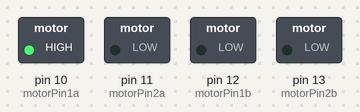
This sketch was run on a simulated Arduino Uno, built with avr-gcc and run on an emulated ATmega328P. Parts: switched loads named in the sketch (green lamp = pin HIGH).

Above: at 0.1 s.
At 0.7 s:
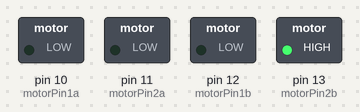
At 1.3 s:
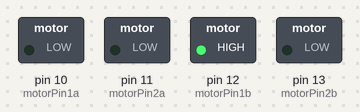
At 2.7 s:
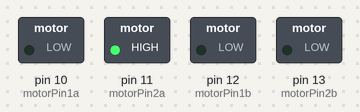
Timing chart, 0 to 3.0 s (numbered marks = the images above):
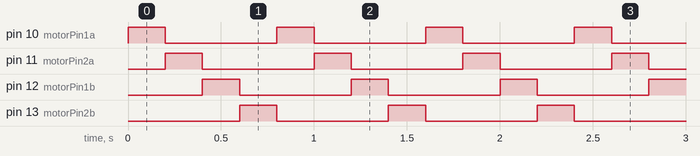

Measured:
- by itself, pin 10 (motorPin1a), pin 11 (motorPin2a), pin 12 (motorPin1b), pin 13 (motorPin2b): alternates HIGH for 0.20 s and LOW for 0.60 s
- by itself, everything shown: repeats every 0.80 s, in 4 steps

The sketch:

stepper.ino
```cpp
int motorPin1a = 10;
int motorPin2a = 11;
int motorPin1b = 12;
int motorPin2b = 13;
int delayTime = 200;
int  dir=1;

void setup() {
  pinMode(motorPin1a, OUTPUT);
  pinMode(motorPin2a, OUTPUT);
  pinMode(motorPin1b, OUTPUT);
  pinMode(motorPin2b, OUTPUT);

}

void loop() {
  if(dir==1){
  digitalWrite(motorPin1a, HIGH);
  digitalWrite(motorPin2a, LOW);
  digitalWrite(motorPin1b, LOW);
  digitalWrite(motorPin2b, LOW);
  delay(delayTime);
  digitalWrite(motorPin1a, LOW);
  digitalWrite(motorPin2a, HIGH);
  digitalWrite(motorPin1b, LOW);
  digitalWrite(motorPin2b, LOW);
  delay(delayTime);
  digitalWrite(motorPin1a, LOW);
  digitalWrite(motorPin2a, LOW);
  digitalWrite(motorPin1b, HIGH);
  digitalWrite(motorPin2b, LOW);
  delay(delayTime);
  digitalWrite(motorPin1a, LOW);
  digitalWrite(motorPin2a, LOW);
  digitalWrite(motorPin1b, LOW);
  digitalWrite(motorPin2b, HIGH);
 delay(delayTime);
  }
  else {
  digitalWrite(motorPin1a, HIGH);
  digitalWrite(motorPin2a, LOW);
  digitalWrite(motorPin1b, LOW);
  digitalWrite(motorPin2b, LOW);
  delay(delayTime);
  digitalWrite(motorPin1a, LOW);
  digitalWrite(motorPin2a, LOW);
  digitalWrite(motorPin1b, LOW);
  digitalWrite(motorPin2b, HIGH);
  delay(delayTime);
  digitalWrite(motorPin1a, LOW);
  digitalWrite(motorPin2a, LOW);
  digitalWrite(motorPin1b, HIGH);
  digitalWrite(motorPin2b, LOW);
  delay(delayTime);
  digitalWrite(motorPin1a, LOW);
  digitalWrite(motorPin2a, HIGH);
  digitalWrite(motorPin1b, LOW);
  digitalWrite(motorPin2b, LOW);
  delay(delayTime);
  }
}
```
